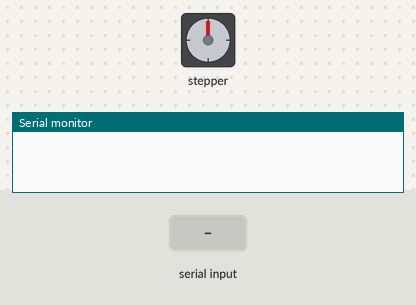
The sketch below on a simulated Arduino Uno, built with avr-gcc and run on an emulated ATmega328P. On the bench: stepper motor, the last lines printed to the serial monitor. The inputs (shaded band) are chosen by the test bench. Stepper angles assume 400 steps per turn.

Above: at 1.2 s.
1.3 s: "+" received over the second serial link
At 2.3 s:
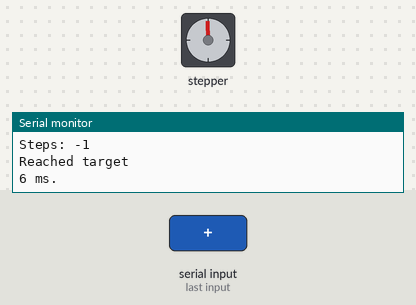
2.8 s: "-" received over the second serial link
At 3.8 s:
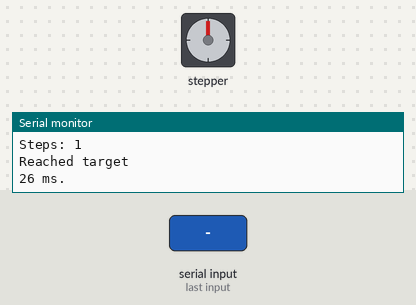
Timing chart, 0 to 5.8 s (numbered marks = the images above; inputs shaded):
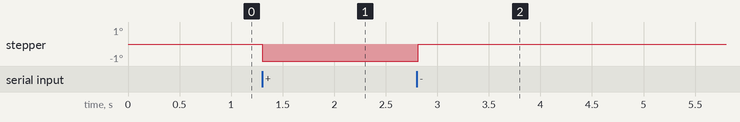

The sketch:

stepper_step_a_time_arduino.ino
```cpp
#include <Stepper.h>
#include <SoftwareSerial.h>

// *** General ***
const bool DEBUG_MODE = true;
bool new_input = false;
bool use_bt = true;
int motorSpeed = 30; // TODO: optimize

long timer = millis();
bool mooving = false;

// *** Stepper ***
const int stepsPerRevolution = 400; // TODO: choose
int STEPS_A_TIME = 1;
Stepper myStepper(stepsPerRevolution, 4, 5, 6, 7);
float degCount = 0;

// *** communication ***
SoftwareSerial bt (11,12);  //RX, TX (Switched on the Bluetooth - RX -> TX | TX -> RX)
int usr_input = 0;
char sign;
const int BT_WAIT_TIME = 3, SER_WAIT_TIME = 1; // TODO : optimize

// *** Position ***
int current = 0;
int target = 0;
bool cur_direction = true;

void setup() {
  if (use_bt){
    bt.begin(9600);
    //bt.listen();
  }
  Serial.begin(9600);
  myStepper.setSpeed(motorSpeed);
}

void loop() {

  // *** Get usr_input from BT or serial ***
  // TODO : optimize to prevet time leak
  if (use_bt){
    if (bt.available()){
      Serial.println("BT");
      delay(BT_WAIT_TIME);
      sign = bt.read();
      timer = millis();
      Serial.println(sign);
      if (sign == '+' || sign == '-'){
        usr_input = (int)bt.read();
        if (sign == '-'){
          usr_input = -usr_input;
        }
        new_input = true;
      }else if (sign == 'p'){
        bt.write("p");
        Serial.println("ping");
      }else{
        while (bt.available()) bt.read();
      }
    }
  }else{
    if (Serial.available() > 0) {
      usr_input = (int)Serial.parseInt();
      delay(SER_WAIT_TIME);
      while(Serial.available()) Serial.read();
      new_input = true;
    }
  }

  if (new_input){
      new_input = false;
      mooving = true;
      if (DEBUG_MODE)
        Serial.print("User input: ");Serial.println(usr_input);
      set_target(usr_input);
  }
  move();
}

// set_target motor approximatly degrees and return how much degrees it really did.
void set_target(int degrees){
  int steps = round(degrees / 360.0 * stepsPerRevolution);
  if (DEBUG_MODE)
    Serial.print("Steps: ");Serial.println(steps);
  target = current + steps;
}

void move(){
    int steps = 0;
    if (cur_direction != (target > current)){
      delay(10);
      cur_direction = target>current;
    }
    if (target > current){
        steps = min(target - current, STEPS_A_TIME);
    } else if (target < current){
        steps = -min(current - target, STEPS_A_TIME);
    }else{
      if (mooving){
        mooving = false;
        Serial.println("Reached target");
        Serial.print(millis() - timer);Serial.println(" ms.");
      }
    }
    myStepper.step(steps);
    degCount += 360.0 / stepsPerRevolution * steps;
    current += steps;
}
```
